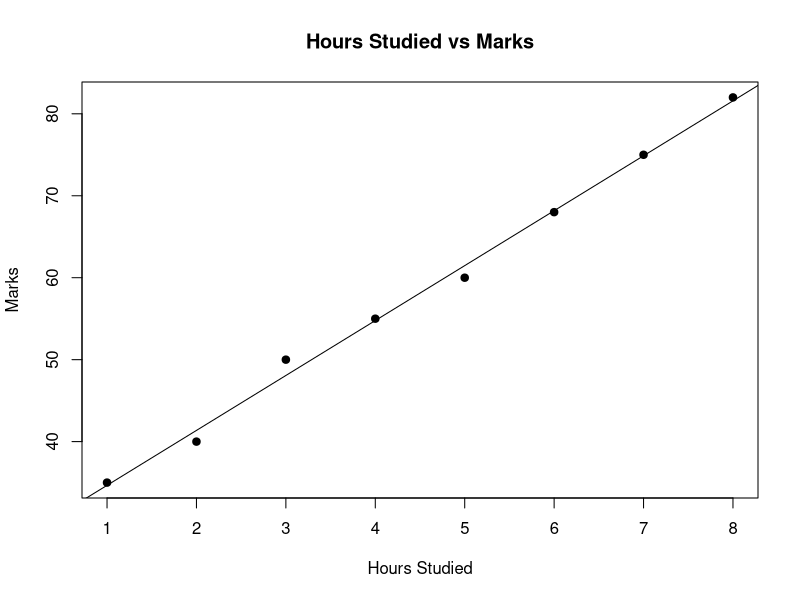

Here is the R script that generated this plot:
hours <- c(1, 2, 3, 4, 5, 6, 7, 8)
marks <- c(35, 40, 50, 55, 60, 68, 75, 82)

model <- lm(marks ~ hours)

summary(model)

model

new_data <- data.frame(hours = 9)
predict(model, new_data)

plot(hours, marks,
     main = "Hours Studied vs Marks",
     xlab = "Hours Studied",
     ylab = "Marks",
     pch = 19)

abline(model)
